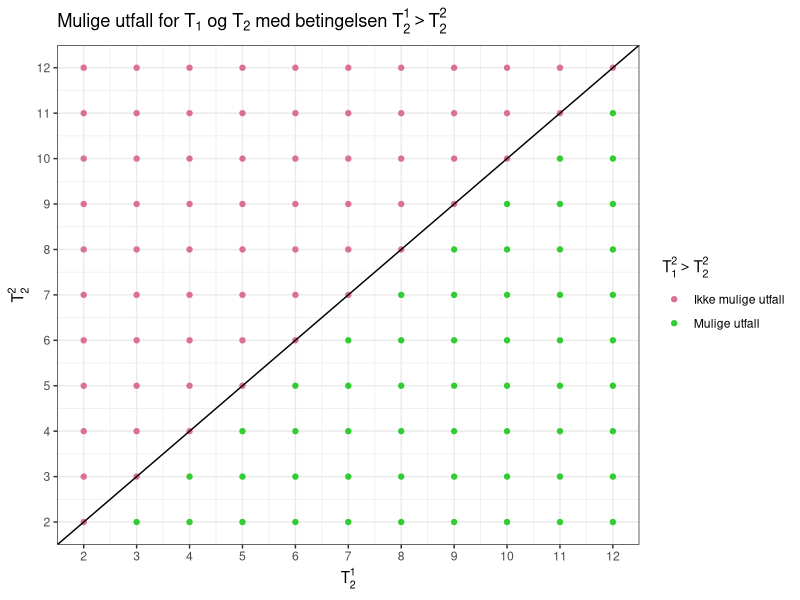

Here is the R script that generated this plot:
## ---- chunk 1
#|output: false
rm(list=ls())
library(tidyverse)
library(car)
## ---- chunk 2

## ---- chunk 3
# Forventningsverdien for en enkelt terning
ev_en_terning <- sum(1:6) / 6
ev_en_terning
## ---- chunk 4
terninger <- expand.grid(1:6, 1:6, 1:6, 1:6) 
names(terninger) <- c("t1_1", "t1_2", "t2_1", "t2_2")
glimpse(terninger)
## ---- chunk 5
# Generer alle mulige utfall for to terninger
utfall <- expand.grid(T1=2:12, T2=2:12)

# Sjekker hvilke punkter som oppfyller betingelsen T2^1 > T2^2
utfall$condition <- utfall$T1^2 > utfall$T2^2

utfall %>%
  ggplot(aes(x=T1, y=T2, color=condition)) +
  geom_point() +
  geom_abline()+
  scale_color_manual(values = c("palevioletred", "limegreen"),
                     labels = c("Ikke mulige utfall", "Mulige utfall")) +
     labs(title=expression("Mulige utfall for " * T[1] * 
                             " og " * T[2] * " med betingelsen " 
                           * T[2]^1 > T[2]^2),
          x=expression(T[2]^1),
          y=expression(T[2]^2),
          color=expression(T[1]^2 > T[2]^2)) +
     theme_bw() +
     scale_x_continuous(breaks=2:12) +
     scale_y_continuous(breaks=2:12)
## ---- chunk 6
# Forventningsverdien for en enkelt terning
ev_en_terning <- sum(1:6) / 6

# Forventningsverdien for to terninger
ev_to_terninger <- ev_en_terning * 2

# Skrive ut resultatet
ev_to_terninger
## ---- chunk 7
terninger$vektor_rep <- apply(terninger, 1, function(x) paste(c(x[1], x[2], x[3], x[4]), collapse = " "))

# Printer ut alle
terninger$vektor_rep
## ---- chunk 8
# Lager en TRUE or FALSE statement for verdier av terningsett 1 er større enn terningsett 2
terninger$vektor_rep_2 <- (terninger$t1_1 + terninger$t1_2) > (terninger$t2_1 + terninger$t2_2)

# Filtrere for å beholde kun de radene der vektor_rep_2 er TRUE
terninger_true <- subset(terninger, vektor_rep_2)

# Skriver ut
terninger_true$vektor_rep
## ---- chunk 9
forventningsverdi_t1_1 <- mean(terninger_true$t1_1)
forventningsverdi_t1_1
